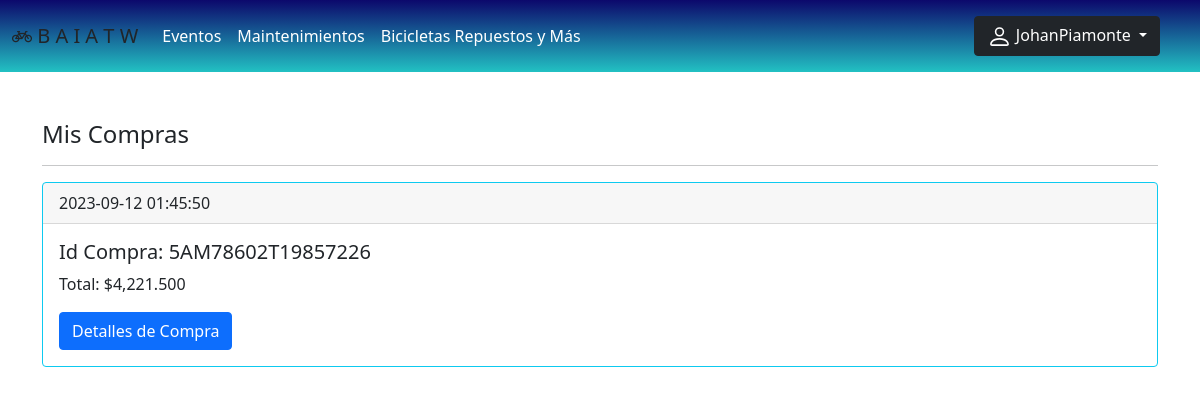
The app's page /src/php/equipo-admin/index-compras.php (signed in) with its own data.
### tables this page shows
CREATE TABLE `compra` (
  `id` int NOT NULL AUTO_INCREMENT,
  `id_transaccion` varchar(20) NOT NULL,
  `fecha` datetime NOT NULL,
  `status` varchar(20) NOT NULL,
  `email` varchar(90) NOT NULL,
  `id_cliente` varchar(20) NOT NULL,
  `Total` decimal(10,3) NOT NULL,
  PRIMARY KEY (`id`)
);

### src/php/equipo-admin/index_funciones.php (called while the page is built, shortened)
<?php
    function generaToken(){
        return md5(uniqid(mt_rand(), false));
    }
?>

### src/php/equipo-admin/index-compras.php (the view, shortened to what this page needs)
<?php
require_once '../equipo-admin/index_funciones.php';
  $db = new Database();
  $con = $db->conectar();
  $token = generaToken();
  $idCliente = $_SESSION['user_cliente'];
  $sql = $con->prepare("SELECT id_transaccion, fecha, status, total FROM compra WHERE id_cliente = ? ORDER BY DATE(fecha) DESC");
  $sql->execute([$idCliente]);
?>
<!DOCTYPE html>
<html lang="en-es">
<head>
    <link rel="stylesheet" href="../../css/style_index.css">
    <link rel="stylesheet" href="../../css/style_products.css">
    <link rel="stylesheet" href="../../css/style-preloader.css">
    <link href="https://cdn.jsdelivr.net/npm/bootstrap@5.0.2/dist/css/bootstrap.min.css" rel="stylesheet">
    <link rel="stylesheet" href="https://cdn.jsdelivr.net/npm/bootstrap-icons@1.10.3/font/bootstrap-icons.css">
    <link rel="stylesheet" href="https://cdnjs.cloudflare.com/ajax/libs/font-awesome/6.4.0/css/all.min.css" />
</head>
<body>
    <nav class="navbar navbar-expand-md fondo-all sticky-top" id="backgronud-all">
      <div class="container-fluid">
        <a href="../../../index.php" class="navbar-brand text-dark">
          <i class="bi bi-bicycle "class="d-inline-block align-text-top"></i>
          <span>B A I A T W</span>
        </a>
        <div class="collapse navbar-collapse" id="menu">
          <ul class="navbar-nav">
            <li class="nav-item"><a href="../Eventos/index_eventos.php" class="me-auto nav-link active color-dark">Eventos</a></li>
            <li class="nav-item"><a href="../mantenimientos/index-mantenimientos.php" class="me-auto nav-link active color-dark">Maintenimientos</a></li>
            <li class="nav-item"><a href="../index_bycle.php" class="me-auto nav-link active color-dark">Bicicletas Repuestos y Más</a></li>
          </ul>
        </div>
        <nav class="navbar d-none d-md-block">
          <div class="container-fluid">
            <form class="d-flex">
              <?php if(isset($_SESSION['user_id'])){ ?>
                <div class="dropdown">
                  <button class="btn btn-dark dropdown-toggle me-3" type="button" id="btn-cerrar-sesion" data-bs-toggle="dropdown" aria-expanded="false">
                     <?php echo $_SESSION['user_name']; ?>
                  </button>
                </div>
              <?php } ?>
            </form>
          </div>
        </nav>
      </div>
    </nav>
    <main>
      <div class="container pt-5">
        <h4>Mis Compras</h4>
        <hr>
        <?php while ($row = $sql->fetch(PDO::FETCH_ASSOC)){ ?>
        <div class="card text-dark border-info mb-3">
          <div class="card-header">
            <?php echo $row['fecha']; ?>
          </div>
          <div class="card-body">
            <h5 class="card-title">Id Compra: <?php echo $row['id_transaccion']; ?></h5>
            <p class="card-text"> Total: <?php echo MONEDA, '' . number_format($row['total'], 3, '.', ','); ?></p>
            <a href="index-detalles-C.php?order=<?php echo $row['id_transaccion']; ?>&token=<?php echo $token; ?>" class="btn btn-primary">Detalles de Compra</a>
          </div>
        </div>
        <?php } ?>
      </div>
    </main>
</body>
</html>

### src/css/style_index.css (style rules this page uses)
.fondo-all { background: rgb(34,193,195); background: linear-gradient(0deg, rgba(34,193,195,1) 0%, rgba(12,8,108,1) 100%); }
.fondo-all .container-fluid a { color: white; }

### records on screen
compra: fecha "2023-09-12 01:45:50", id_transaccion "5AM78602T19857226", Total "4,221.500"

### other values on screen
$_SESSION['user_name'] "JohanPiamonte"
